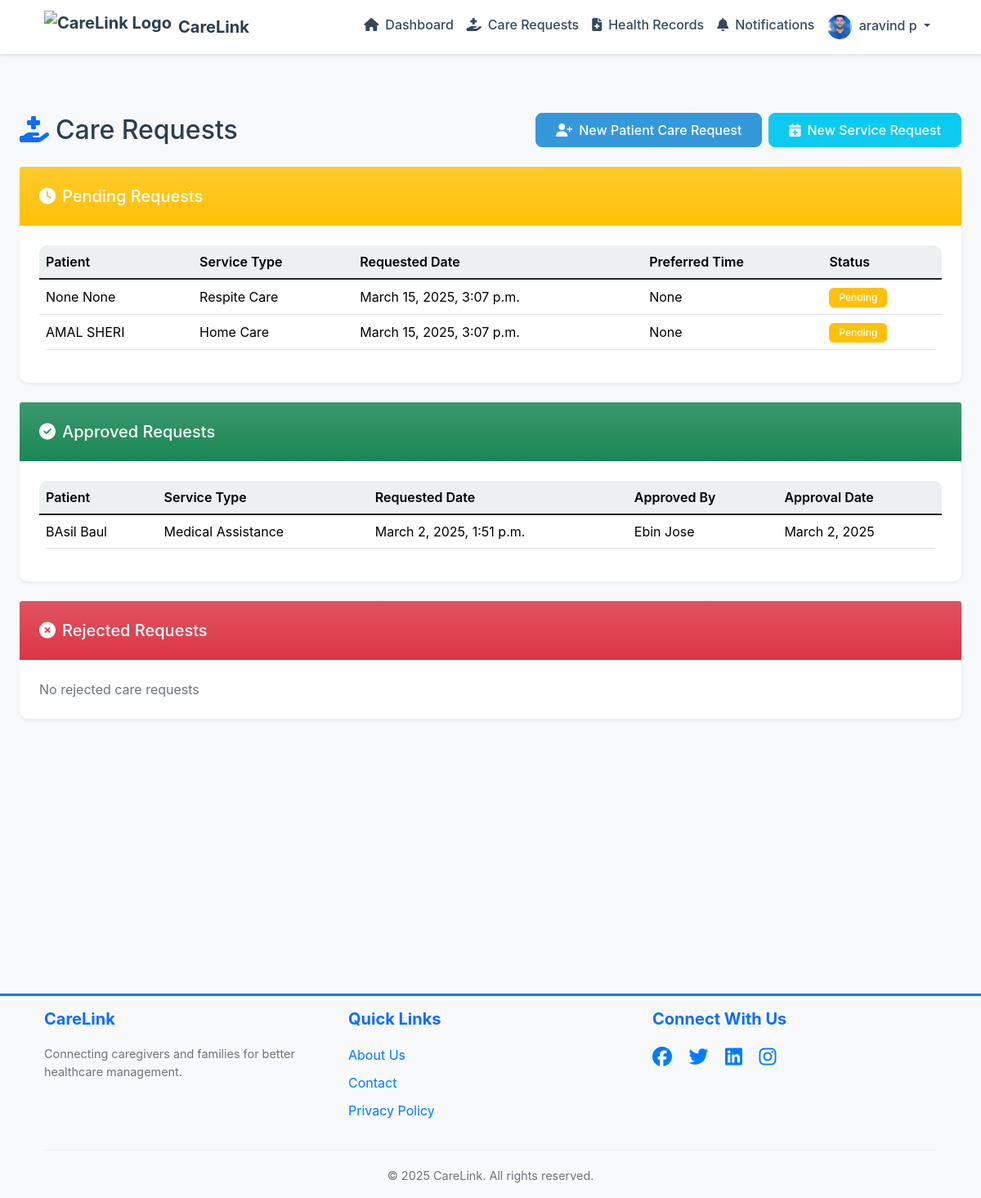
Page /carelink/care-requests/ (signed in) on the committed database.
### carelink/models.py (models this page shows, shortened)
class User(AbstractUser):
    USER_TYPE_CHOICES = (
        ('ADMIN', 'Admin'),
        ('CAREGIVER', 'Caregiver'),
        ('FAMILY', 'Family Member')
    )
    user_type = models.CharField(max_length=10, choices=USER_TYPE_CHOICES)
    phone_number = models.CharField(max_length=15, blank=True)
    address = models.TextField(blank=True)
    profile_picture = models.ImageField(upload_to='profile_pics/', null=True, blank=True)
    family_members = models.ManyToManyField('self', blank=True, symmetrical=False, related_name='related_family_members')
    email_verified = models.BooleanField(default=True)  # Default to True for backward compatibility
    is_active = models.BooleanField(default=True)

class CareRequest(models.Model):
   REQUEST_TYPE_CHOICES = [
       ('HOME_CARE', 'Home Care'),
       ('MEDICAL_ASSISTANCE', 'Medical Assistance'),
       ('RESPITE_CARE', 'Respite Care'),
       ('SPECIALIZED_CARE', 'Specialized Care')
   ]
   user = models.ForeignKey(User, on_delete=models.CASCADE)
   patient = models.ForeignKey('Patient', on_delete=models.CASCADE, null=True, blank=True, related_name='care_requests')
   request_type = models.CharField(
       max_length=20,
       choices=[('NEW_PATIENT', 'New Patient'), ('SERVICE', 'Service')],
       null=True,
       blank=True
   )
   service_type = models.CharField(
       max_length=20,
       choices=REQUEST_TYPE_CHOICES,
       null=True,
       blank=True
   )
   patient_name = models.CharField(max_length=100, null=True, blank=True)
   patient_last_name = models.CharField(max_length=100, null=True, blank=True)
   patient_date_of_birth = models.DateField(null=True, blank=True)
   patient_condition = models.TextField(null=True, blank=True)
   emergency_contact = models.CharField(max_length=15, null=True, blank=True)
   patient_address = models.TextField(null=True, blank=True)
   requested_date = models.DateField(null=True, blank=True)
   preferred_time = models.TimeField(null=True, blank=True)
   notes = models.TextField(null=True, blank=True)
   request_date = models.DateTimeField(auto_now_add=True)
   status = models.CharField(max_length=20, choices=[
       ('PENDING', 'Pending'),
       ('APPROVED', 'Approved'),
       ('REJECTED', 'Rejected')
   ], default='PENDING')
   start_date = models.DateField(null=True, blank=True)
   caregiver = models.ForeignKey(
       User,
       on_delete=models.SET_NULL,
       null=True,
       blank=True,
       related_name='assigned_care_requests'
   )

### carelink/views.py (the view)
# urls.py: path('care-requests/', views.CareRequestListView.as_view(), name='care_request_list'),
class CareRequestListView(LoginRequiredMixin, UserPassesTestMixin, ListView):
    model = CareRequest
    template_name = 'carelink/care_request_list.html'
    context_object_name = 'care_requests'
    def test_func(self):
        return self.request.user.is_staff or self.request.user.is_superuser or self.request.user.user_type in ['FAMILY', 'CAREGIVER', 'ADMIN']
    def get_queryset(self):
        if self.request.user.is_staff or self.request.user.is_superuser or self.request.user.user_type == 'ADMIN':
            return CareRequest.objects.filter(status='PENDING').order_by('-request_date')
        else:
            return CareRequest.objects.filter(user=self.request.user).order_by('-request_date')
    def get_context_data(self, **kwargs):
        context = super().get_context_data(**kwargs)
        if self.request.user.is_staff or self.request.user.is_superuser or self.request.user.user_type == 'ADMIN':
            context['pending_requests'] = CareRequest.objects.filter(status='PENDING').order_by('-request_date')
            context['approved_requests'] = CareRequest.objects.filter(status='APPROVED').order_by('-request_date')
            context['rejected_requests'] = CareRequest.objects.filter(status='REJECTED').order_by('-request_date')
        else:
            context['pending_requests'] = self.get_queryset().filter(status='PENDING')
            context['approved_requests'] = self.get_queryset().filter(status='APPROVED')
            context['rejected_requests'] = self.get_queryset().filter(status='REJECTED')
            context['patients'] = Patient.objects.filter(family_members=self.request.user)
        return context

### carelink/templates/carelink/care_request_list.html (shortened to what this page needs)
{% extends "carelink/base.html" %}
{% load static %}
{% block content %}
<div class="container-fluid px-4 py-5">
    <div class="d-flex justify-content-between align-items-center mb-4">
        <h2 class="mb-0">
            <i class="fas fa-hand-holding-medical text-primary me-2"></i>Care Requests
        </h2>
        {% if user.user_type == 'FAMILY' %}
        <div class="d-flex gap-2">
            <button type="button" class="btn btn-primary" data-bs-toggle="modal" data-bs-target="#newPatientCareRequestModal">
                <i class="fas fa-user-plus me-2"></i>New Patient Care Request
            </button>
            <button type="button" class="btn btn-info text-white" data-bs-toggle="modal" data-bs-target="#newServiceRequestModal">
                <i class="fas fa-calendar-plus me-2"></i>New Service Request
            </button>
        </div>
        {% endif %}
    </div>
    <div class="card shadow-sm mb-4 animate__animated animate__fadeIn">
        <div class="card-header bg-warning bg-gradient text-white">
            <h5 class="mb-0">
                <i class="fas fa-clock me-2"></i>Pending Requests
            </h5>
        </div>
        <div class="card-body">
            {% if pending_requests %}
            <div class="table-responsive">
                <table class="table table-hover align-middle">
                    <thead>
                        <tr>
                            <th>Patient</th>
                            <th>Service Type</th>
                            <th>Requested Date</th>
                            <th>Preferred Time</th>
                            <th>Status</th>
                        </tr>
                    </thead>
                    <tbody>
                        {% for request in pending_requests %}
                        <tr>
                            <td>{{ request.patient_name }} {{ request.patient_last_name }}</td>
                            <td>{{ request.get_service_type_display }}</td>
                            <td>{{ request.request_date }}</td>
                            <td>{{ request.start_date }}</td>
                            <td>
                                <span class="badge bg-warning">Pending</span>
                            </td>
                        </tr>
                        {% endfor %}
                    </tbody>
                </table>
            </div>
            {% else %}
            <p class="text-muted mb-0">No pending care requests</p>
            {% endif %}
        </div>
    </div>
    <div class="card shadow-sm mb-4 animate__animated animate__fadeIn">
        <div class="card-header bg-success bg-gradient text-white">
            <h5 class="mb-0">
                <i class="fas fa-check-circle me-2"></i>Approved Requests
            </h5>
        </div>
        <div class="card-body">
            {% if approved_requests %}
            <div class="table-responsive">
                <table class="table table-hover align-middle">
                    <thead>
                        <tr>
                            <th>Patient</th>
                            <th>Service Type</th>
                            <th>Requested Date</th>
                            <th>Approved By</th>
                            <th>Approval Date</th>
                        </tr>
                    </thead>
                    <tbody>
                        {% for request in approved_requests %}
                        <tr>
                            <td>{{ request.patient_name }} {{ request.patient_last_name }}</td>
                            <td>{{ request.get_service_type_display }}</td>
                            <td>{{ request.request_date }}</td>
                            <td>{{ request.caregiver.get_full_name }}</td>
                            <td>{{ request.start_date }}</td>
                        </tr>
                        {% endfor %}
                    </tbody>
                </table>
            </div>
            {% else %}
            <p class="text-muted mb-0">No approved care requests</p>
            {% endif %}
        </div>
    </div>
    <div class="card shadow-sm animate__animated animate__fadeIn">
        <div class="card-header bg-danger bg-gradient text-white">
            <h5 class="mb-0">
                <i class="fas fa-times-circle me-2"></i>Rejected Requests
            </h5>
        </div>
        <div class="card-body">
            {% if rejected_requests %}
            <div class="table-responsive">
                <table class="table table-hover align-middle">
                    <thead>
                        <tr>
                            <th>Patient</th>
                            <th>Service Type</th>
                            <th>Requested Date</th>
                            <th>Rejected By</th>
                            <th>Rejection Date</th>
                            <th>Reason</th>
                        </tr>
                    </thead>
                    <tbody>
                        {% for request in rejected_requests %}
                        <tr>
                            <td>{{ request.patient.get_full_name }}</td>
                            <td>{{ request.get_service_type_display }}</td>
                            <td>{{ request.requested_date|date:"M d, Y" }}</td>
                            <td>{{ request.caregiver.get_full_name }}</td>
                            <td>{{ request.updated_at|date:"M d, Y" }}</td>
                            <td>{{ request.rejection_reason }}</td>
                        </tr>
                        {% endfor %}
                    </tbody>
                </table>
            </div>
            {% else %}
            <p class="text-muted mb-0">No rejected care requests</p>
            {% endif %}
        </div>
    </div>
</div>
{% endblock %}

### carelink/templates/carelink/base.html (shortened to what this page needs)
{% load static %}
<!DOCTYPE html>
<html lang="en">
<head>
    <link href="https://cdn.jsdelivr.net/npm/bootstrap@5.3.2/dist/css/bootstrap.min.css" rel="stylesheet">
    <link href="https://cdnjs.cloudflare.com/ajax/libs/font-awesome/6.5.1/css/all.min.css" rel="stylesheet">
    <link href="https://cdn.jsdelivr.net/npm/animate.css@4.1.1/animate.min.css" rel="stylesheet">
    <link href="https://cdn.jsdelivr.net/npm/flatpickr/dist/flatpickr.min.css" rel="stylesheet">
    <link href="https://cdn.jsdelivr.net/npm/bootstrap@5.1.3/dist/css/bootstrap.min.css" rel="stylesheet">
</head>
<body>
    <nav class="navbar navbar-expand-lg navbar-light sticky-top">
        <div class="container">
            <a class="navbar-brand d-flex align-items-center" href="{% url 'carelink:home' %}">
                <img src="https://img.freepik.com/free-vector/hospital-logo-design-vector-medical-cross_53876-136743.jpg?w=1380&t=st=1709827987~exp=1709828587~hmac=1a1a1a1a1a1a1a1a1a1a1a1a1a1a1a1a1a1a1a1a1a1a1a1a1a1a1a1a1a1a1a" alt="CareLink Logo" height="40" class="me-2">
                CareLink
            </a>
            <div class="collapse navbar-collapse" id="navbarNav">
                <ul class="navbar-nav ms-auto">
                    {% if user.is_authenticated %}
                        {% if user.is_staff %}
                            <li class="nav-item">
                                <a class="nav-link" href="{% url 'carelink:care_request_list' %}">
                                    <i class="fas fa-hand-holding-medical me-2"></i>Care Requests
                                </a>
                            </li>
                        {% elif user.user_type == 'FAMILY' %}
                            <li class="nav-item">
                                <a class="nav-link" href="{% url 'carelink:family_dashboard' %}">
                                    <i class="fas fa-home me-2"></i>Dashboard
                                </a>
                            </li>
                            <li class="nav-item">
                                <a class="nav-link" href="{% url 'carelink:care_request_list' %}">
                                    <i class="fas fa-hand-holding-medical me-2"></i>Care Requests
                                </a>
                            </li>
                            <li class="nav-item">
                                <a class="nav-link" href="{% url 'carelink:health_document_list' %}">
                                    <i class="fas fa-file-medical me-2"></i>Health Records
                                </a>
                            </li>
                        {% endif %}
                        <li class="nav-item">
                            <a class="nav-link" href="{% url 'carelink:notifications_list' %}">
                                <i class="fas fa-bell me-2"></i>Notifications
                            </a>
                        </li>
                        <li class="nav-item dropdown">
                            <a class="nav-link dropdown-toggle" href="#" id="userDropdown" role="button" data-bs-toggle="dropdown">
                                {% if user.profile_picture %}
                                    <img src="{{ user.profile_picture.url }}" alt="Profile" class="rounded-circle me-1" style="width: 30px; height: 30px; object-fit: cover;">
                                {% else %}
                                    <i class="fas fa-user-circle me-1"></i>
                                {% endif %}
                                {{ user.get_full_name|default:user.username }}
                            </a>
                        </li>
                    {% endif %}
                </ul>
            </div>
        </div>
    </nav>
    <main class="py-4">
        {% block content %}{% endblock %}
    </main>
<br>
<br>
<br>
<br>
<br>
<br>
<br>
<br>
<br>
<br>
<br>
    <footer class="footer mt-auto py-3 bg-light">
        <div class="container">
            <div class="row">
                <div class="col-md-4">
                    <h5 class="text-primary">CareLink</h5>
                    <p class="text-muted">
                        Connecting caregivers and families for better healthcare management.
                    </p>
                </div>
                <div class="col-md-4">
                    <h5 class="text-primary">Quick Links</h5>
                    <ul class="list-unstyled">
                        <li><a href="{% url 'carelink:about' %}" class="text-decoration-none">About Us</a></li>
                        <li><a href="{% url 'carelink:contact' %}" class="text-decoration-none">Contact</a></li>
                        <li><a href="{% url 'carelink:privacy' %}" class="text-decoration-none">Privacy Policy</a></li>
                    </ul>
                </div>
                <div class="col-md-4">
                    <h5 class="text-primary">Connect With Us</h5>
                    <div class="social-links">
                        <a href="#" class="text-decoration-none me-3"><i class="fab fa-facebook fa-lg"></i></a>
                        <a href="#" class="text-decoration-none me-3"><i class="fab fa-twitter fa-lg"></i></a>
                        <a href="#" class="text-decoration-none me-3"><i class="fab fa-linkedin fa-lg"></i></a>
                        <a href="#" class="text-decoration-none"><i class="fab fa-instagram fa-lg"></i></a>
                    </div>
                </div>
            </div>
            <hr>
            <div class="row">
                <div class="col-12 text-center">
                    <p class="text-muted mb-0">&copy; {% now "Y" %} CareLink. All rights reserved.</p>
                </div>
            </div>
        </div>
    </footer>
</body>
</html>

### rows in the picture
User: profile_picture (picture), get_full_name "aravind p"
CareRequest: patient_name "None", patient_last_name "None", service_type "Respite Care", request_date "March 15, 2025, 3:07 p.m.", start_date "None"
CareRequest: patient_name "AMAL", patient_last_name "SHERI", service_type "Home Care", request_date "March 15, 2025, 3:07 p.m.", start_date "None"
CareRequest: patient_name "BAsil", patient_last_name "Baul", service_type "Medical Assistance", request_date "March 2, 2025, 1:51 p.m.", caregiver.get_full_name "Ebin Jose", start_date "March 2, 2025"
